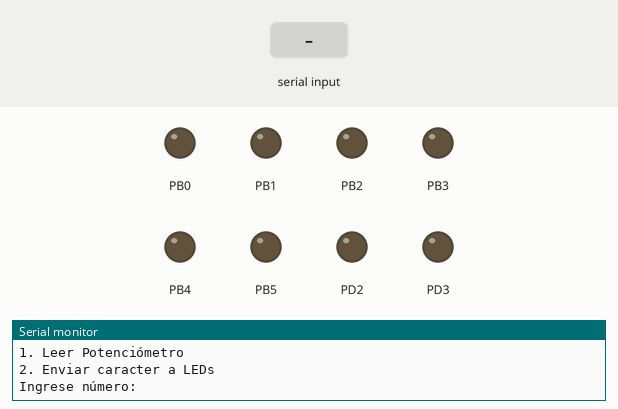
Recording of a program running on a simulated ATmega328P, built with avr-gcc and emulated at 16 MHz. On the bench: output pins drawn as LEDs (lit = HIGH), the last lines printed to the serial monitor. The test bench sets the inputs (shaded band).

Above: at 1.2 s.
1.3 s: "1" received over Serial
2.8 s: "2" received over Serial
4.3 s: "0" received over Serial
At 4.7 s:
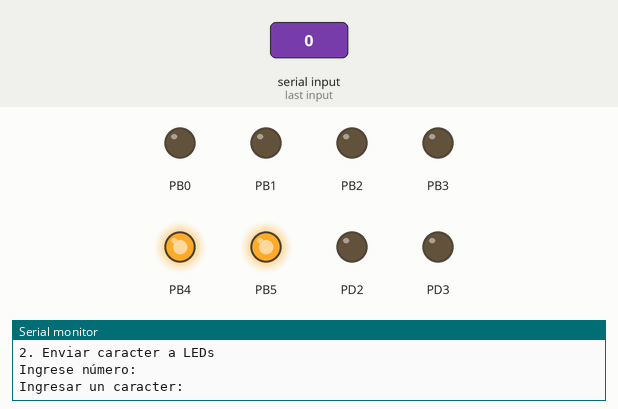
Timing chart, 0 to 7.3 s (numbered marks = the images above; inputs shaded):
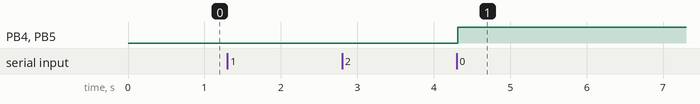

Measured:
- after the input at 4.3 s, PB4, PB5: LOW → HIGH at once

The program:

main.c
```c
/*
 * PostLab6_PM2.c
 *
 * Created: 26/04/2026 21:44:24
 * Author: AnaLucia
 * Description: Menú en la hiperterminal:
 *				1. Leer potenciómetro (solo se realiza una lectura)
 *				2. Enviar carácter y mostrarlo en LEDs en ASCII
 */
/****************************************/
// Encabezado (Libraries)
#define F_CPU 16000000UL
#include <avr/io.h>
#include <avr/interrupt.h>
#include <util/delay.h>
#include <stdlib.h>
#include "ADC/ADC.h"
#include "UART/UART.h"

// Variables globales
volatile uint8_t receivedChar	= 0; // Carácter recibido por UART
volatile uint8_t dataReady		= 0; // Bandera, hay dato nuevo recibido
/****************************************/
// Function prototypes
void writeString(const char* str);

/****************************************/
// Main Function
int main(void)
{
	cli();

	// PB0-PB5 & PD2-PD3 como salidas (LEDs)
	DDRB	= 0x3F;
	DDRD	|= (1<<DDD2) | (1<<DDD3);
	PORTB	= 0x00;		// Inicialmente apagados
	PORTD	&= ~((1<<PORTD2) | (1<<PORTD3));
	// Inicializamos el ADC
	initADC();
	// Inicializamos UART
	initUART(async, disabled_parity, one_stop_bit, 8);

	sei();
	_delay_ms(100); // Damos tiempo a la terminal

	while (1)
	{
		// Mostramos el menú
		writeString("===== MENU =====\r\n");
		writeString("1. Leer Potenciómetro\r\n");
		writeString("2. Enviar caracter a LEDs\r\n");
		writeString("Ingrese número: ");

		// Esperar a que eliga la opción
		while (!dataReady);
		uint8_t option = receivedChar;
		dataReady = 0;

		// Limpiamos el \r o \n que queda del Enter
		_delay_ms(10);
		dataReady = 0;

		writeString("\r\n");

		if (option == '1')
		{
			// Leer potenciómetro
			uint16_t adcVal = readADC(0); // Leer canal ADC0 (PC0)
			writeString("Potenciómetro: ");		// Enviar por UART a hiperterminal
			char buffer[6];
			itoa(adcVal, buffer, 10);			// Función para convertir a texto
			writeString(buffer);
			writeString("\r\n");
		}
		else if (option == '2')
		{
			writeString("Ingresar un caracter: ");

			while (!dataReady);
			uint8_t data = receivedChar;
			dataReady = 0;

			// Limpiar el \r o \n del Enter
			_delay_ms(10);
			dataReady = 0;

			// Mostramos en LEDs
			// Bits 0-5 -> PB0-PB5 directo
			PORTB	= (PORTB & 0xC0) | (data & 0x3F);
			// Bits 6-7 del dato -> PD2-PD3 (desplazamos 4 posiciones a la derecha)
			PORTD	= (PORTD & ~((1<<PD2) | (1<<PD3))) | ((data>>4) & ((1<<PD2) | (1<<PD3)));

			writeString("\r\n");
		}

		_delay_ms(500);
	}
}

/****************************************/
// NON-Interrupt subroutines
void writeString(const char* str)
{
	while (*str)
	{
		writeChar(*str++);
	}
}

/****************************************/
// Interrupt routines
ISR(USART_RX_vect)
{
	receivedChar	= UDR0;	// Leer dato recibido
	dataReady		= 1;	// Avisar al main que hay dato nuevo
}
```

ADC.c
```c
/*
 * ADC.c
 *
 * Created: 26/04/2026 22:25:14
 *  Author: AnaLucia
 */

#include "ADC.h"

void initADC(void)
{
	// Referencia AVCC, canal ADC0 (PC0)
	ADMUX	= (1<<REFS0);
	// Habilitar ADC, prescaler 128 (16MHz/128 = 125kHz)
	ADCSRA	= (1<<ADEN) | (1<<ADPS2) | (1<<ADPS1) | (1<<ADPS0);
}

uint16_t readADC(uint8_t canal)
{
	// Seleccionarcanal (0-7)
	ADMUX	= (ADMUX & 0xF0) | (canal & 0x0F);

	ADCSRA	|= (1<<ADSC);		// Iniciar conversión ADC
	while (ADCSRA & (1<<ADSC)); // Esperar fin de conversión

	return ADC;					// Retornar valor 10 bits (0-1023)
}
```

ADC.h
```c
/*
 * ADC.h
 *
 * Created: 26/04/2026 22:25:24
 *  Author: AnaLucia
 */


#ifndef ADC_H_
#define ADC_H_

#include <avr/io.h>

void initADC(void);
uint16_t readADC(uint8_t canal);


#endif /* ADC_H_ */
```

UART.c
```c
/*
 * UART.c
 *
 * Created: 26/04/2026 22:27:58
 *  Author: AnaLucia
 */

#include "UART.h"

void initUART(uint8_t sync_mode, uint8_t parity, uint8_t stop_bits, uint8_t char_size)
{
	// Configruar pines
	DDRD	&= ~(1<<DDD0); // D0 = RX -> entrada
	DDRD	|= (1<<DDD1); // D1 = TX -> salida
	// Limpiar registro UCSR0C antes de configurar
	UCSR0C	= 0x00;

	// Seleccionar modo Síncrono/Asíncrono
	if (sync_mode == async) {
		UCSR0C	&= ~(1<<UMSEL01);
		UCSR0C	&= ~(1<<UMSEL00);
		} else {
		UCSR0C	|= (1<<UMSEL00);
		UCSR0C	&= ~(1<<UMSEL01);
	}

	// Seleccionar paridad
	switch(parity)
	{
		case disabled_parity:
		UCSR0C	&= ~(1<<UPM01);
		UCSR0C	&= ~(1<<UPM00);
		break;
		case even_parity:
		UCSR0C	|=  (1<<UPM01);
		UCSR0C	&= ~(1<<UPM00);
		break;
		case odd_parity:
		UCSR0C	|= (1<<UPM01);
		UCSR0C	|= (1<<UPM00);
		break;
		default:
		UCSR0C	&= ~(1<<UPM01);
		UCSR0C	&= ~(1<<UPM00);
		break;
	}

	// Seleccionar cantidad de Stop Bits
	if (stop_bits == one_stop_bit) {
		UCSR0C	&= ~(1<<USBS0);
		} else {
		UCSR0C	|= (1<<USBS0);
	}

	// Seleccionar cantidad de bits
	UCSR0B &= ~(1<<UCSZ02);  // Limpiar primero
	switch(char_size)
	{
		case 5:
		UCSR0C	&= ~(1<<UCSZ01);
		UCSR0C	&= ~(1<<UCSZ00);
		break;
		case 6:
		UCSR0C	&= ~(1<<UCSZ01);
		UCSR0C	|=  (1<<UCSZ00);
		break;
		case 7:
		UCSR0C	|=  (1<<UCSZ01);
		UCSR0C	&= ~(1<<UCSZ00);
		break;
		case 8:
		default:
		UCSR0C	|= (1<<UCSZ01);
		UCSR0C	|= (1<<UCSZ00);
		break;
		case 9:
		UCSR0B	|=  (1<<UCSZ02);
		UCSR0C	|=  (1<<UCSZ01);
		UCSR0C	|=  (1<<UCSZ00);
		break;
	}
	// Habilitar int. RX; Habilitar RX y TX
	UCSR0B	|= (1<<RXCIE0) | (1<<RXEN0) | (1<<TXEN0);

	// Cargar UBRR0 (valor obtenido con los cálculos)
	UBRR0 = UBRR_VALUE;
}

// Enviar un carácter por TX
void writeChar(char data)
{
	while (!(UCSR0A & (1<<UDRE0))); // Esperar que el buffer esté listo
	UDR0 = data;
}

// Recibir un carácter por RX
char readChar(void)
{
	while (!(UCSR0A & (1<<RXC0))); // Esperar dato recibido
	return UDR0;
}
```

UART.h
```c
/*
 * UART.h
 *
 * Created: 26/04/2026 22:28:26
 *  Author: AnaLucia
 */


#ifndef UART_H_
#define UART_H_

#include <avr/io.h>
#include <avr/interrupt.h>
#define F_CPU 16000000UL
// Modos
#define sync			1
#define async			0
// Paridad
#define disabled_parity 1
#define even_parity		2
#define odd_parity		3
// Stop bits
#define one_stop_bit	1
#define two_stop_bit	2
// Baudrate
#define BAUD_RATE		9600
#define UBRR_VALUE		((F_CPU / (16UL * BAUD_RATE)) - 1)


void initUART(uint8_t sync_mode, uint8_t parity, uint8_t stop_bits, uint8_t char_size);
void writeChar(char data);
char readChar(void);


#endif /* UART_H_ */
```
